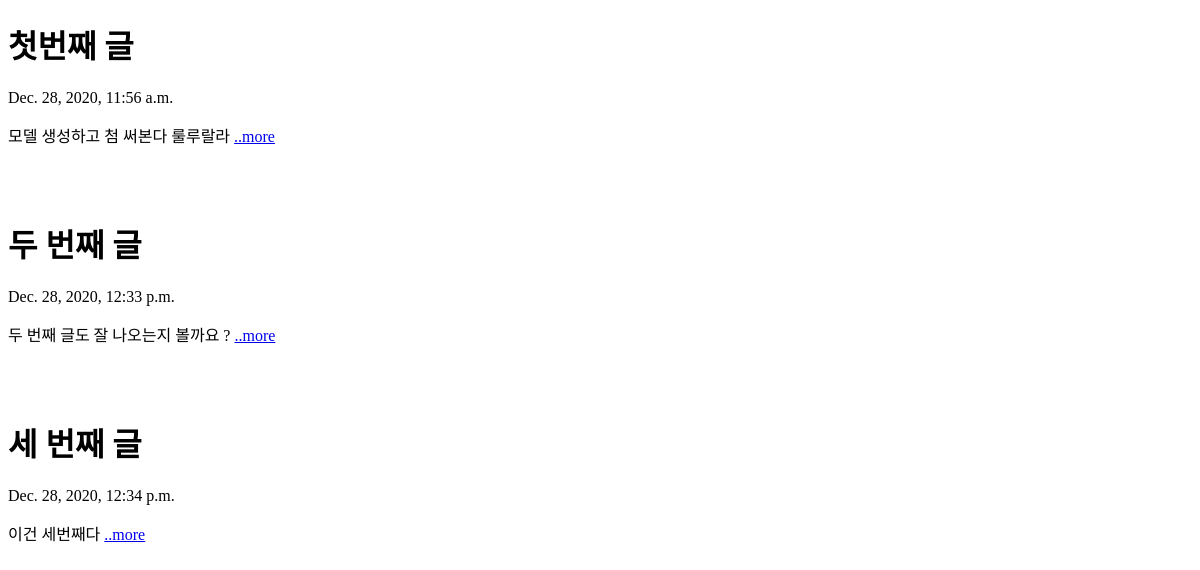
Before: / with the older database file.
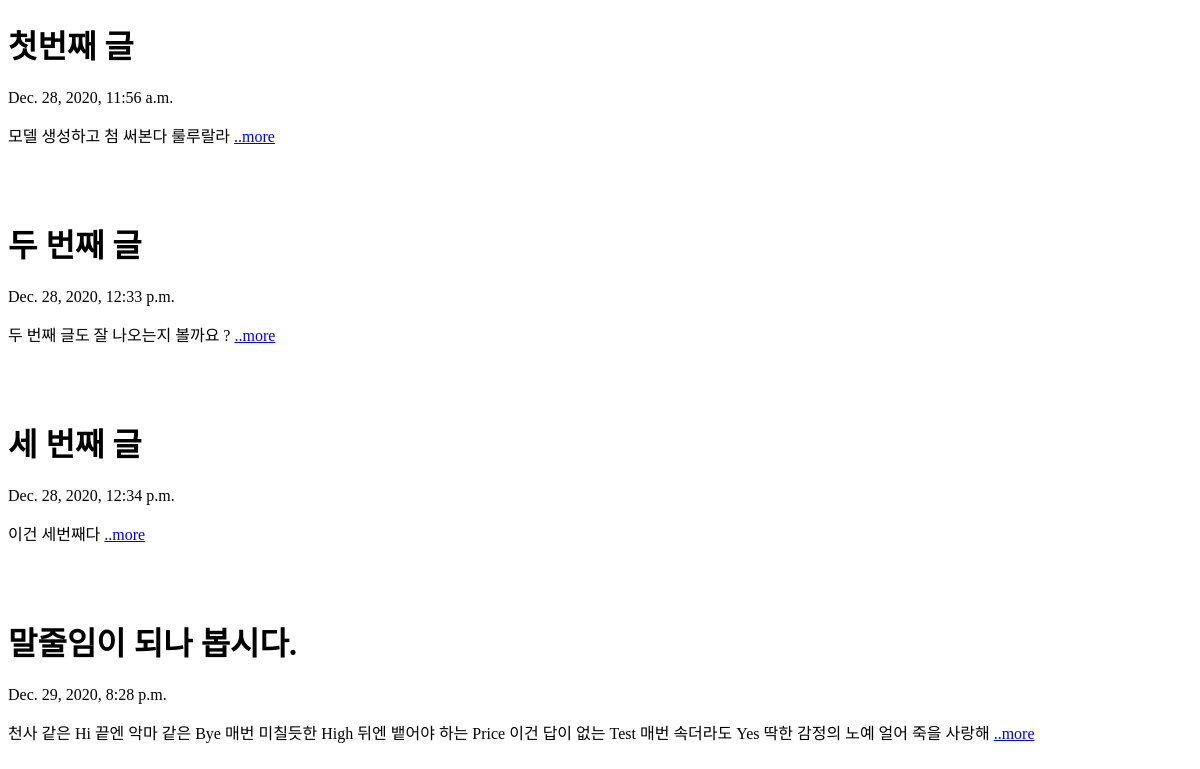
After: the same page with the newer database file.
### BlogApp/models.py (models this page shows, shortened)
class Blog(models.Model):
    title = models.CharField(max_length=200)
    pub_date = models.DateTimeField('date published')
    body = models.TextField()
    def summary(self):
        return self.body[:100]

### BlogApp/views.py (the view)
# urls.py: 2. Add a URL to urlpatterns:  path('', views.home, name='home')
def home(request):
    blogs = Blog.objects  # 쿼리셋 #메소드
    return render(request, 'home.html', {'blogs': blogs})

### BlogApp/templates/home.html (shortened to what this page needs)
<!DOCTYPE html>
<html lang="en">
<head>
</head>
<body>
    {% for blog in blogs.all%}
        <h1> {{blog.title}}</h1>
        <p> {{blog.pub_date}}</p>
        <p>{{blog.summary}}
            <a href="{%url 'detail' blog.id%}">
            ..more</p>
        <br><br>
    {% endfor%}
</body>
</html>

Changed rows visible on the page:
added Blog: title "말줄임이 되나 봅시다.", pub_date "Dec. 29, 2020, 8:28 p.m.", summary "천사 같은 Hi 끝엔 악마 같은 Bye 매번 미칠듯한 High 뒤엔 뱉어야 하는 Price 이건 답이 없는 Test 매번 속더라도 Yes 딱한 감정의 노예 얼어 죽을 사랑해"
